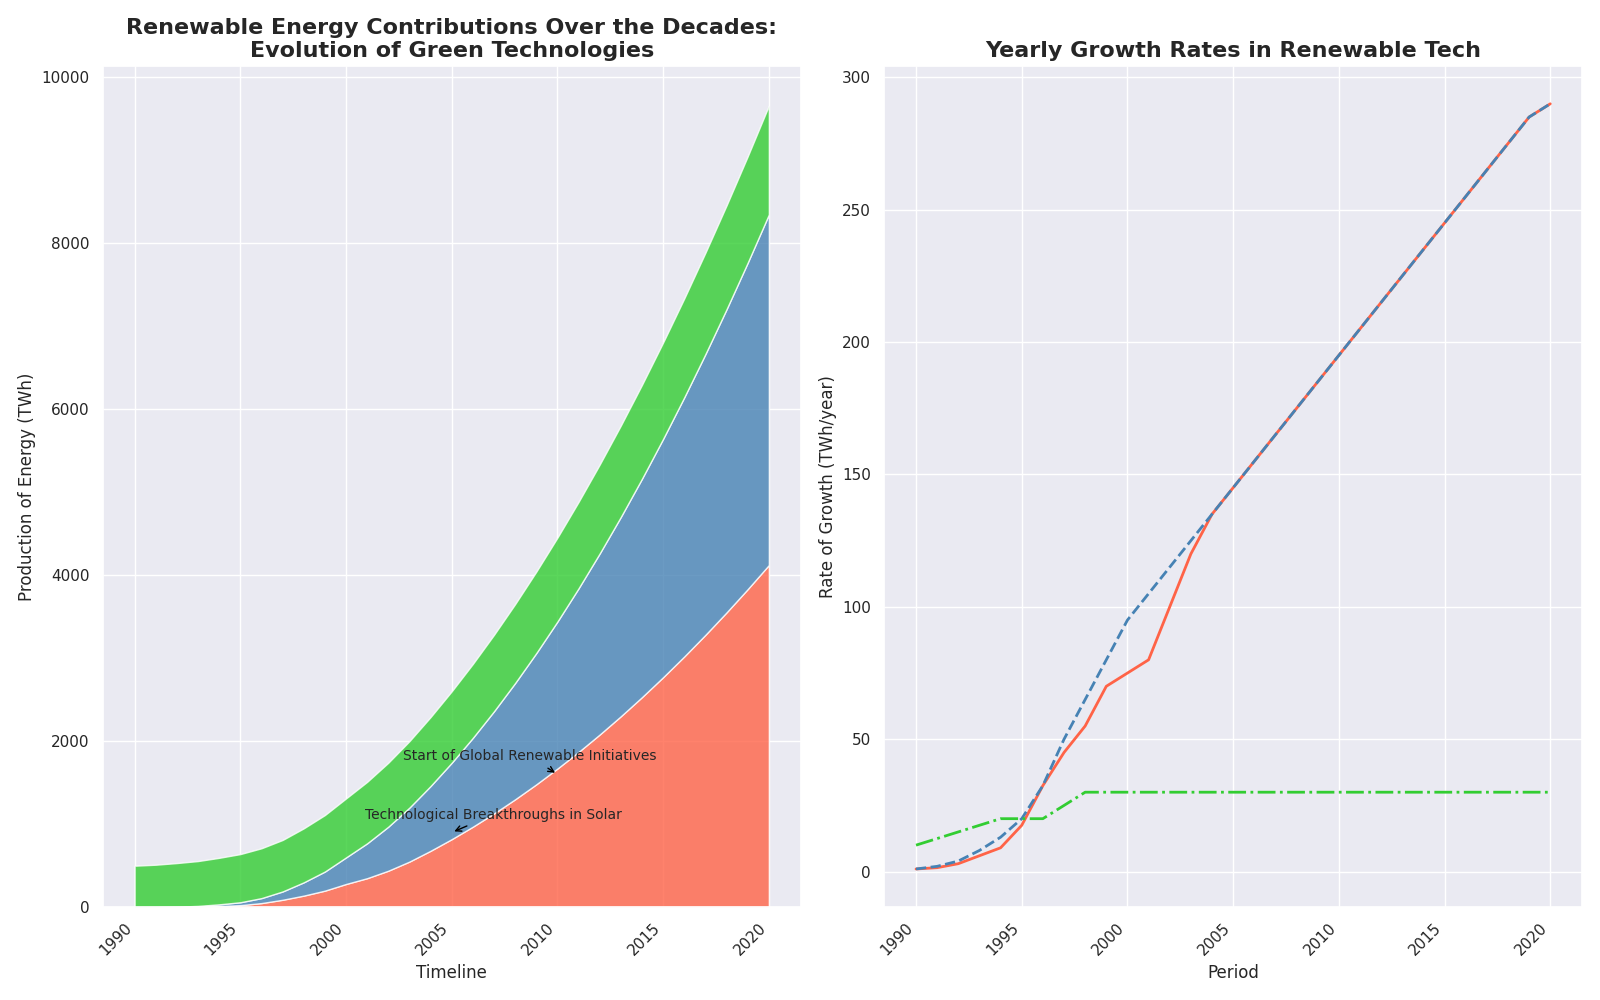

Write Python code to recreate this figure.
import matplotlib.pyplot as plt
import numpy as np
from matplotlib.gridspec import GridSpec

years = np.arange(1990, 2021)

solar_energy = np.array([0, 1, 3, 7, 15, 25, 50, 90, 140, 200, 280, 350, 440, 550, 680, 820, 970, 1130, 1300, 1480, 1670, 1870, 2080, 2300, 2530, 2770, 3020, 3280, 3550, 3830, 4120])
wind_energy = np.array([0, 1, 4, 9, 20, 35, 60, 100, 160, 230, 320, 420, 530, 650, 780, 920, 1070, 1230, 1400, 1580, 1770, 1970, 2180, 2400, 2630, 2870, 3120, 3380, 3650, 3930, 4220])
hydroelectric_energy = np.array([500, 510, 525, 540, 560, 580, 600, 620, 650, 680, 710, 740, 770, 800, 830, 860, 890, 920, 950, 980, 1010, 1040, 1070, 1100, 1130, 1160, 1190, 1220, 1250, 1280, 1310])

growth_rate_solar = np.gradient(solar_energy)
growth_rate_wind = np.gradient(wind_energy)
growth_rate_hydroelectric = np.gradient(hydroelectric_energy)

fig = plt.figure(figsize=(16, 10))
gs = GridSpec(1, 2, figure=fig)

ax1 = fig.add_subplot(gs[0, 0])
ax1.stackplot(years, solar_energy, wind_energy, hydroelectric_energy,
              colors=['#FF6347', '#4682B4', '#32CD32'], alpha=0.8)

ax1.set_title('Renewable Energy Contributions Over the Decades:\nEvolution of Green Technologies',
              fontsize=16, fontweight='bold')
ax1.set_xlabel('Timeline', fontsize=12)
ax1.set_ylabel('Production of Energy (TWh)', fontsize=12)
ax1.set_xticks(np.arange(1990, 2021, 5))
ax1.set_xticklabels(np.arange(1990, 2021, 5), rotation=45, ha='right')

ax1.annotate('Technological Breakthroughs in Solar', (2005, 900), 
             textcoords="offset points", xytext=(30, 10), ha='center', fontsize=10,
             arrowprops=dict(arrowstyle='->', color='black'))
ax1.annotate('Start of Global Renewable Initiatives', (2010, 1600),
             textcoords="offset points", xytext=(-20, 10), ha='center', fontsize=10,
             arrowprops=dict(arrowstyle='->', color='black'))

ax2 = fig.add_subplot(gs[0, 1])
ax2.plot(years, growth_rate_solar, color='#FF6347', linewidth=2, linestyle='-')
ax2.plot(years, growth_rate_wind, color='#4682B4', linewidth=2, linestyle='--')
ax2.plot(years, growth_rate_hydroelectric, color='#32CD32', linewidth=2, linestyle='-.')

ax2.set_title('Yearly Growth Rates in Renewable Tech', fontsize=16, fontweight='bold')
ax2.set_xlabel('Period', fontsize=12)
ax2.set_ylabel('Rate of Growth (TWh/year)', fontsize=12)
ax2.set_xticks(np.arange(1990, 2021, 5))
ax2.set_xticklabels(np.arange(1990, 2021, 5), rotation=45, ha='right')

plt.tight_layout()
plt.show()
